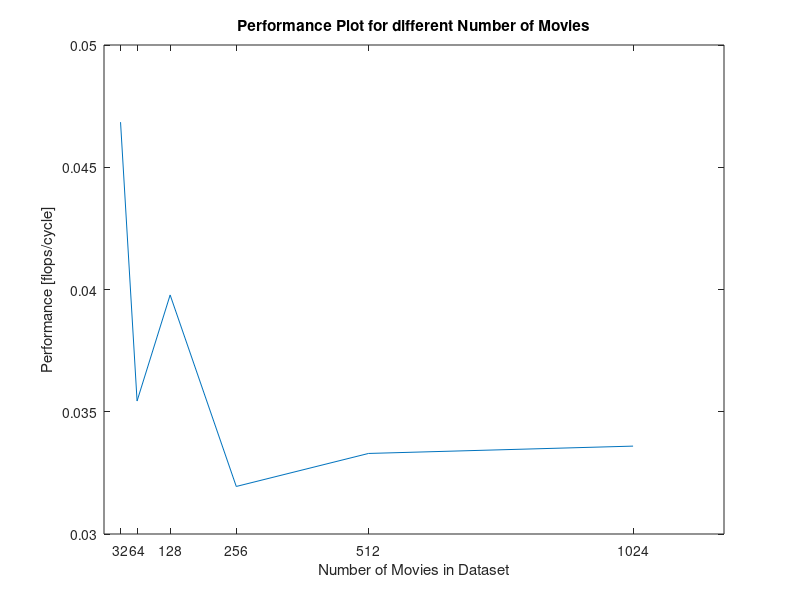
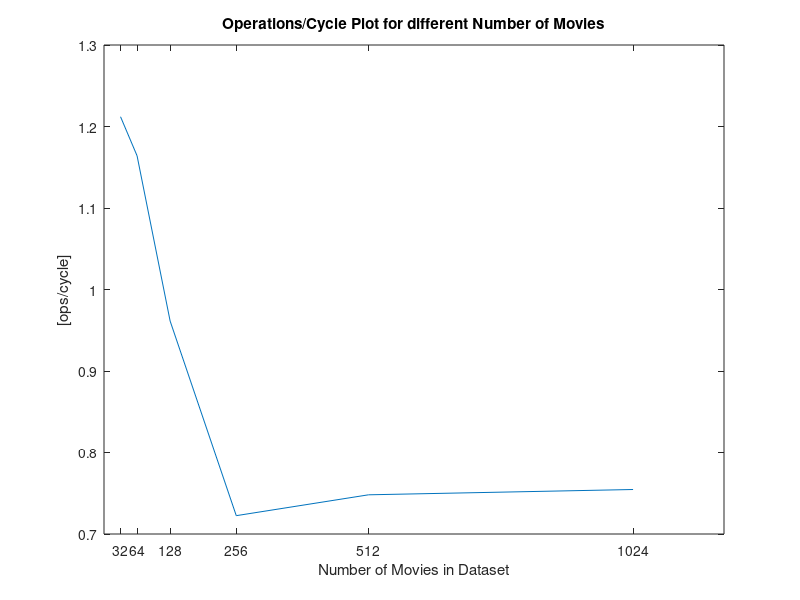

Source code (MATLAB) for these figures, in order:
peak_perf = 2;

data_points = zeros(6,2);
data_points2 = zeros(6,2);

N = 32;
instr = 620944236;
cycles = 512333536;
flops = 24000060;
perf = flops/cycles;
ops_cycle = instr/cycles;
data_points2(1,:) = [N, ops_cycle];
data_points(1,:) = [N, perf];

N = 64;
instr = 1576639914;
cycles = 1354432651;
flops = 48000072;
perf = flops/cycles;
ops_cycle = instr/cycles;
data_points2(2,:) = [N, ops_cycle];
data_points(2,:) = [N, perf];

N = 128;
instr = 5800032921;
cycles = 6033692795;
flops = 240000648;
perf = flops/cycles;
ops_cycle = instr/cycles;
data_points2(3,:) = [N, ops_cycle];
data_points(3,:) = [N, perf];

N = 256;
instr = 10856396983;
cycles = 15026119602;
flops = 480001200;
perf = flops/cycles;
ops_cycle = instr/cycles;
data_points2(4,:) = [N, ops_cycle];
data_points(4,:) = [N, perf];

N = 512;
instr = 13481328085;
cycles = 18020959931;
flops = 600001404;
perf = flops/cycles;
ops_cycle = instr/cycles;
data_points2(5,:) = [N, ops_cycle];
data_points(5,:) = [N, perf];

N = 1024;
instr = 13477232228;
cycles = 17860077573;
flops = 600001212;
perf = flops/cycles;
ops_cycle = instr/cycles;
data_points2(6,:) = [N, ops_cycle];
data_points(6,:) = [N, perf];

plot(data_points(:,1), data_points(:,2));
hold on;

title('Performance Plot for different Number of Movies');
xlabel('Number of Movies in Dataset')
ylabel('Performance [flops/cycle]')

set(gca,'XTick',[32 64 128 256 512 1024]);


figure;
plot(data_points2(:,1), data_points2(:,2));
hold on;

title('Operations/Cycle Plot for different Number of Movies');
xlabel('Number of Movies in Dataset')
ylabel('[ops/cycle]')

set(gca,'XTick',[32 64 128 256 512 1024]);